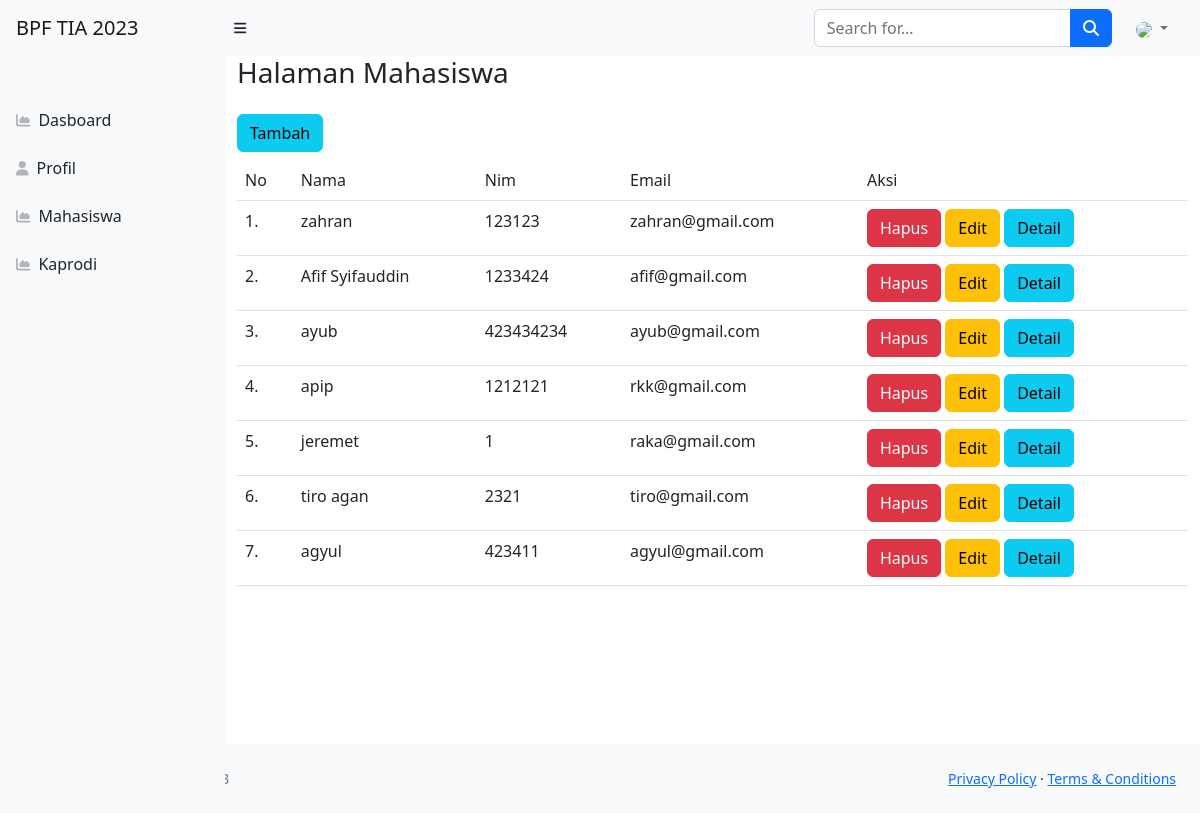
Screenshot of /index.php/mahasiswa with the database file from the repository.
### tables this page shows
CREATE TABLE `mahasiswa` (
  `id` int(11) NOT NULL,
  `nama` varchar(255) NOT NULL,
  `nim` int(11) NOT NULL,
  `jenis_kelamin` varchar(15) NOT NULL,
  `email` varchar(100) NOT NULL,
  `prodi` int(11) NOT NULL,
  `asal_sekolah` varchar(100) NOT NULL,
  `no_hp` int(12) NOT NULL,
  `alamat` varchar(100) NOT NULL
);

### application/controllers/Mahasiswa.php (called while the page is built, shortened)
<?php
class Mahasiswa extends CI_Controller
{
    public function __construct()
    {
        $this->load->model('mahasiswa_model');
        $this->load->model('prodi_model');
    }
    public function index()
    {
        $data['judul'] = "Halaman Mahasiswa";
        $data['user'] = $this->db->get_where('user', ['email' => $this->session->userdata('email')])->row_array();
        $data['mahasiswa'] = $this->mahasiswa_model->get();
        $this->load->view("layout/header", $data);
        $this->load->view("mahasiswa/vw_mahasiswa", $data);
        $this->load->view("layout/footer", $data);
    }
}
?>

### index.php (called while the page is built, shortened)
<?php
require_once BASEPATH.'core/CodeIgniter.php';

### application/models/mahasiswa_model.php (called while the page is built, shortened)
<?php
class mahasiswa_model extends CI_Model
{
    public $table = 'mahasiswa';
    public function get(){
        $this->db->from($this->table);
        $query = $this->db->get();
        return $query->result_array();
    }
}
?>

### application/views/mahasiswa/vw_mahasiswa.php (the view, shortened to what this page needs)
<div class="container-fluid">
    <h1 class="h3 mb-4 text-gray-800">
        <?php echo $judul ?>
    </h1>
    <div class="row">
        <div class="col-md-6"><a href="<?= base_url('index.php/Mahasiswa/tambah') ?>"
                class="btn btn-info mb-2">Tambah</a></div>
        <div class="col-md-12">
            <table class="table">
                <thead>
                    <tr>
                        <td>No</td>
                        <td>Nama</td>
                        <td>Nim</td>
                        <td>Email</td>
                        <td>Aksi</td>
                    </tr>
                </thead>
                <tbody>
                    <?php $i = 1; ?>
                    <?php foreach ($mahasiswa as $us): ?>
                        <tr>
                            <td>
                                <?= $i; ?>.
                            </td>
                            <td>
                                <?= $us['nama']; ?>
                            </td>
                            <td>
                                <?= $us['nim']; ?>
                            </td>
                            <td>
                                <?= $us['email']; ?>
                            </td>
                            <td>
                                <a href="<?= base_url('index.php/') ?>Mahasiswa/hapus/<?= $us['id'] ?>"
                                    class="btn btn-danger">Hapus</a>
                                <a href="<?= base_url('index.php/') ?>Mahasiswa/edit/<?= $us['id'] ?>"
                                    class="btn btn-warning">Edit</a>
                                <a href="<?= base_url('index.php/') ?>Mahasiswa/detail/<?= $us['id'] ?>"
                                    class="btn btn-info">Detail</a>
                            </td>
                        </tr>
                        <?php $i++; ?>
                    <?php endforeach; ?>
                </tbody>
            </table>
        </div>
    </div>
</div>

### rows the page displays
mahasiswa: nama "zahran", nim "123123", email "zahran@gmail.com"
mahasiswa: nama "Afif Syifauddin", nim "1233424", email "afif@gmail.com"
mahasiswa: nama "ayub", nim "423434234", email "ayub@gmail.com"
mahasiswa: nama "apip", nim "1212121", email "rkk@gmail.com"
mahasiswa: nama "jeremet", nim "1", email "raka@gmail.com"
mahasiswa: nama "tiro agan", nim "2321", email "tiro@gmail.com"
mahasiswa: nama "agyul", nim "423411", email "agyul@gmail.com"

### other values shown
$judul "Halaman Mahasiswa"
